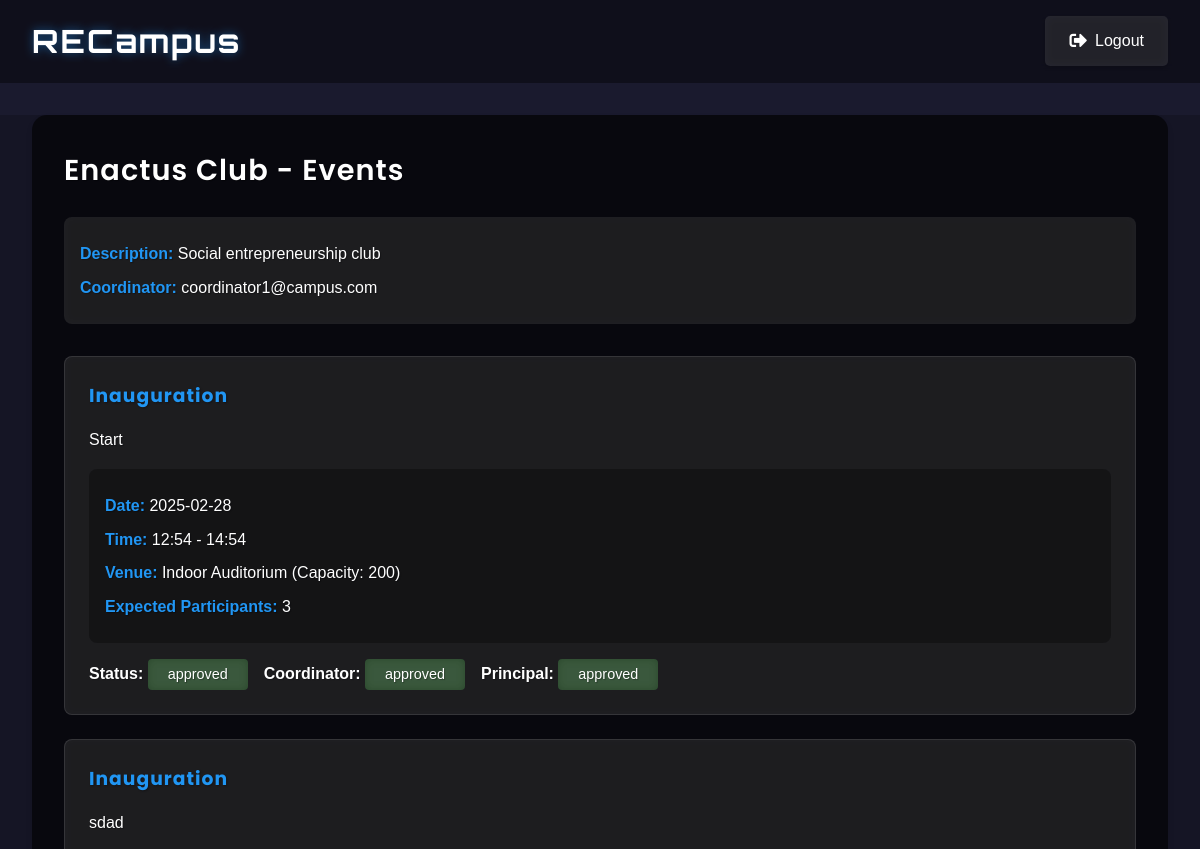
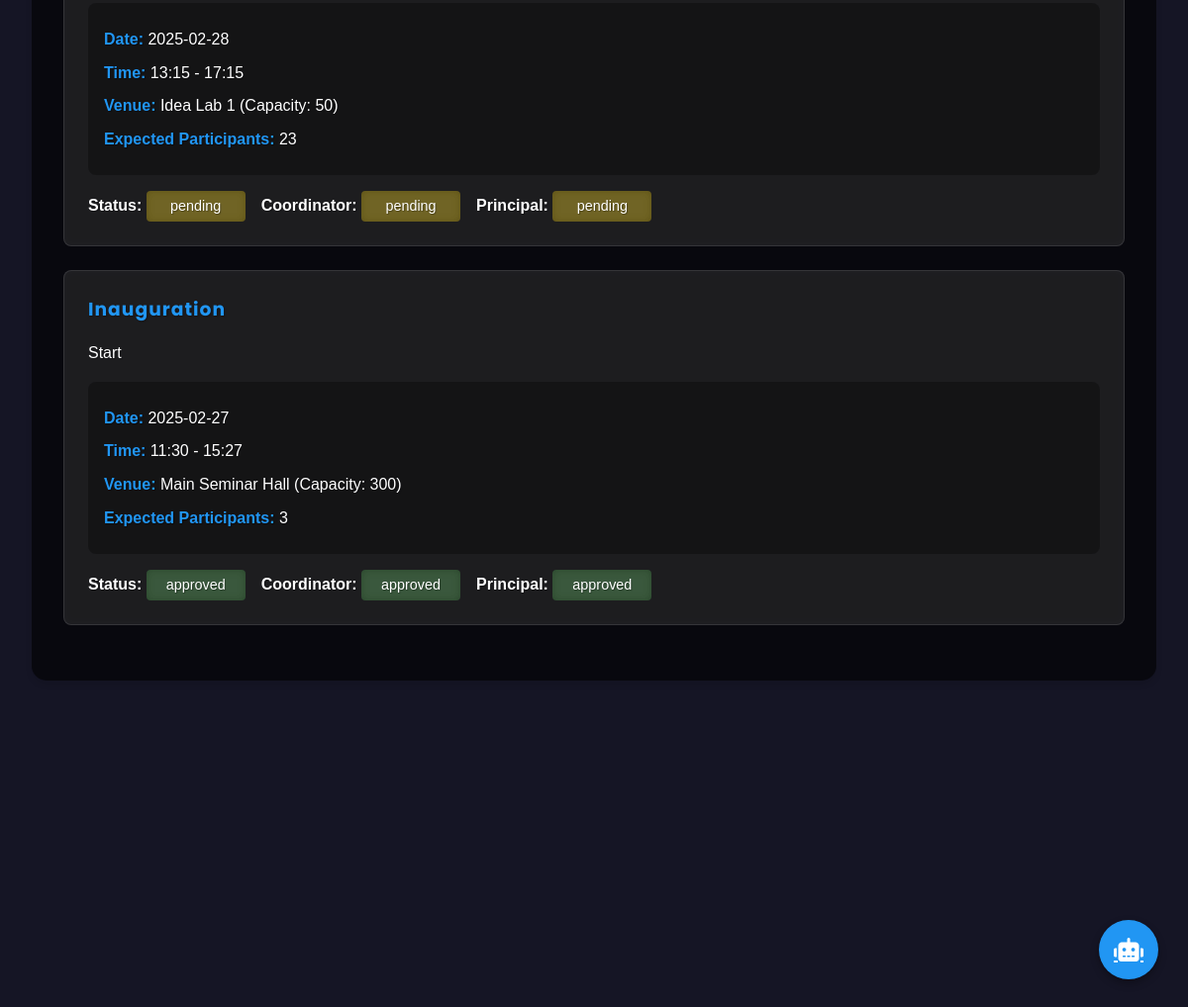
/club/1/events (signed in), run on the app's committed database (2 pictures, top to bottom).
### tables this page shows
CREATE TABLE club (
            id INTEGER PRIMARY KEY AUTOINCREMENT,
            name TEXT UNIQUE NOT NULL,
            description TEXT,
            coordinator_id INTEGER NOT NULL,
            created_at TIMESTAMP DEFAULT CURRENT_TIMESTAMP,
            FOREIGN KEY (coordinator_id) REFERENCES user (id)
        );

CREATE TABLE user (
            id INTEGER PRIMARY KEY AUTOINCREMENT,
            email TEXT UNIQUE NOT NULL,
            password TEXT NOT NULL,
            role TEXT NOT NULL
        );

CREATE TABLE event (
            id INTEGER PRIMARY KEY AUTOINCREMENT,
            club_id INTEGER NOT NULL,
            name TEXT NOT NULL,
            description TEXT,
            expected_participants INTEGER NOT NULL,
            event_date DATE NOT NULL,
            start_time TIME NOT NULL,
            end_time TIME NOT NULL,
            venue_id INTEGER,
            needs_transport BOOLEAN NOT NULL DEFAULT 0,
            transport_details TEXT,
            needs_food BOOLEAN NOT NULL DEFAULT 0,
            food_details TEXT,
            coordinator_approval TEXT DEFAULT 'pending',
            principal_approval TEXT DEFAULT 'pending',
            transport_approval TEXT DEFAULT NULL,
            food_approval TEXT DEFAULT NULL,
            status TEXT DEFAULT 'pending',
            created_at TIMESTAMP DEFAULT CURRENT_TIMESTAMP,
            FOREIGN KEY (club_id) REFERENCES club (id),
            FOREIGN KEY (venue_id) REFERENCES venue (id)
        );

CREATE TABLE venue (
            id INTEGER PRIMARY KEY AUTOINCREMENT,
            name TEXT UNIQUE NOT NULL,
            capacity INTEGER NOT NULL,
            description TEXT
        );

### app.py (the view, shortened to what this page needs)
@app.route('/club/<int:club_id>/events')
def club_events(club_id):
    if 'user_id' not in session:
        flash('Please login first')
        return redirect(url_for('login'))
    db = get_db()
    cursor = db.cursor()
    club = cursor.execute('''
        SELECT
            club.*,
            user.email as coordinator_email
        FROM club
        JOIN user ON user.id = club.coordinator_id
        WHERE club.id = ?
    ''', (club_id,)).fetchone()
    if not club:
        flash('Club not found')
        return redirect(url_for('list_clubs'))
    events = cursor.execute('''
        SELECT
            event.*,
            venue.name as venue_name,
            venue.capacity as venue_capacity
        FROM event
        LEFT JOIN venue ON venue.id = event.venue_id
        WHERE event.club_id = ?
        ORDER BY event.event_date DESC
    ''', (club_id,)).fetchall()
    is_member = False
    member_role = None
    db.close()
    return render_template('club_events.html',
                         club=club,
                         events=events,
                         is_member=is_member,
                         member_role=member_role)

### app.py (called while the page is built)
def get_db():
    db = sqlite3.connect('campus_connect.db')
    db.row_factory = sqlite3.Row
    return db

### templates/club_events.html (shortened to what this page needs)
{% extends "base.html" %}
{% block content %}
<div class="card">
    <h1 class="card-title">{{ club.name }} - Events</h1>
    <div class="club-info">
        <p><strong>Description:</strong> {{ club.description }}</p>
        <p><strong>Coordinator:</strong> {{ club.coordinator_email }}</p>
    </div>
    <div class="events-list">
        {% if events %}
            {% for event in events %}
            <div class="event-card">
                <h3>{{ event.name }}</h3>
                <p class="event-description">{{ event.description }}</p>
                <div class="event-details">
                    <p><strong>Date:</strong> {{ event.event_date }}</p>
                    <p><strong>Time:</strong> {{ event.start_time }} - {{ event.end_time }}</p>
                    <p><strong>Venue:</strong> {{ event.venue_name }} (Capacity: {{ event.venue_capacity }})</p>
                    <p><strong>Expected Participants:</strong> {{ event.expected_participants }}</p>
                </div>
                <div class="event-status">
                    <p><strong>Status:</strong> <span class="status-badge status-{{ event.status }}">{{ event.status }}</span></p>
                    {% if event.coordinator_approval %}
                        <p><strong>Coordinator:</strong> <span class="status-badge status-{{ event.coordinator_approval }}">{{ event.coordinator_approval }}</span></p>
                    {% endif %}
                    {% if event.principal_approval %}
                        <p><strong>Principal:</strong> <span class="status-badge status-{{ event.principal_approval }}">{{ event.principal_approval }}</span></p>
                    {% endif %}
                </div>
            </div>
            {% endfor %}
        {% else %}
            <p>No events found.</p>
        {% endif %}
    </div>
</div>
{% endblock %}

### templates/base.html (shortened to what this page needs)
<!DOCTYPE html>
<html lang="en">
<head>
    <link rel="stylesheet" href="{{ url_for('static', filename='css/style.css') }}">
    <link rel="stylesheet" href="https://cdnjs.cloudflare.com/ajax/libs/font-awesome/5.15.4/css/all.min.css">
</head>
<body>
    <header>
        <div class="logo">
            <a href="{{ url_for('home') }}" class="logo-text">RECampus</a>
        </div>
        {% if 'user_id' in session and request.endpoint not in ['home', 'login', 'printer_login'] %}
        <div class="header-actions">
            <a href="{{ url_for('logout') }}" class="logout-btn">
                <i class="fas fa-sign-out-alt"></i> Logout
            </a>
        </div>
        {% endif %}
    </header>
    <main>
        {% block content %}{% endblock %}
    </main>
    <a href="http://127.0.0.1:5000" target="_blank" class="chatbot-button" title="Chat with RECampus Bot">
        <i class="fas fa-robot"></i>
    </a>
</body>
</html>

### static/css/style.css (style rules this page uses)
:root { --primary-color: #1a73e8; --primary-dark: #1557b0; --primary-light: #e8f0fe; --background-color: #f8f9fa; --text-color: #202124; --border-color: #dadce0; --hover-color: #f1f3f4; --success-color: #34a853; --danger-color: #ea4335; --warning-color: #fbbc04; }
* { margin: 0; padding: 0; box-sizing: border-box; }
body { font-family: 'Segoe UI', Tahoma, Geneva, Verdana, sans-serif; background-color: var(--background-color); color: var(--text-color); line-height: 1.6; min-height: 100vh; }
.card { background-color: white; border-radius: 12px; box-shadow: 0 4px 12px rgba(0,0,0,0.05); padding: 2rem; margin-bottom: 2rem; transition: transform 0.3s ease; }
.card-title { font-size: 1.8rem; color: var(--primary-color); margin-bottom: 1.5rem; font-weight: 600; }
.status-badge { padding: 0.5rem 1rem; border-radius: 20px; font-weight: 500; text-align: center; display: inline-block; min-width: 100px; }
.status-pending { background-color: var(--warning-color); color: white; }
.status-approved { background-color: var(--success-color); color: white; }
.status-pending { background-color: var(--warning-color); }

### templates/club_events.html (style rules this page uses)
.card { background: rgba(0, 0, 0, 0.6); backdrop-filter: blur(10px); border-radius: 15px; padding: 2rem; margin: 2rem; color: white; }
.card-title { color: white; text-shadow: 2px 2px 4px rgba(0, 0, 0, 0.3); }
.club-info { margin: 1rem 0; padding: 1rem; background: rgba(255, 255, 255, 0.1); backdrop-filter: blur(5px); border-radius: 8px; color: white; }
.club-info p { color: white; margin: 0.5rem 0; }
.club-info strong { color: #2196F3; }
.events-list { margin-top: 2rem; }
.event-card { background: rgba(255, 255, 255, 0.1); backdrop-filter: blur(5px); border: 1px solid rgba(255, 255, 255, 0.1); border-radius: 8px; padding: 1.5rem; margin-bottom: 1.5rem; color: white; transition: transform 0.3s ease; }
.event-card h3 { color: #2196F3; text-shadow: 1px 1px 2px rgba(0, 0, 0, 0.3); }
.event-description { color: rgba(255, 255, 255, 0.9); margin: 1rem 0; }
.event-details { background: rgba(0, 0, 0, 0.3); padding: 1rem; border-radius: 8px; margin: 1rem 0; color: white; }
.event-details p { margin: 0.5rem 0; color: white; }
.event-details strong { color: #2196F3; }
.event-status { margin-top: 1rem; display: flex; gap: 1rem; flex-wrap: wrap; }
.status-badge { padding: 0.25rem 0.5rem; border-radius: 4px; font-size: 0.9em; backdrop-filter: blur(5px); }
.status-pending { background-color: rgba(255, 215, 0, 0.3); color: #ffd700; text-shadow: 1px 1px 1px rgba(0, 0, 0, 0.5); }
.status-approved { background-color: rgba(76, 175, 80, 0.3); color: #4CAF50; text-shadow: 1px 1px 1px rgba(0, 0, 0, 0.5); }

### data on the page
club: name "Enactus Club", description "Social entrepreneurship club"
user: coordinator_email "coordinator1@campus.com"
event: name "Inauguration", description "Start", event_date "2025-02-28", start_time "12:54", end_time "14:54", venue_name "Indoor Auditorium", venue_capacity "200", expected_participants "3", status "approved", coordinator_approval "approved", principal_approval "approved"
event: name "Inauguration", description "sdad", event_date "2025-02-28", start_time "13:15", end_time "17:15", venue_name "Idea Lab 1", venue_capacity "50", expected_participants "23", status "pending", coordinator_approval "pending", principal_approval "pending"
event: name "Inauguration", description "Start", event_date "2025-02-27", start_time "11:30", end_time "15:27", venue_name "Main Seminar Hall", venue_capacity "300", expected_participants "3", status "approved", coordinator_approval "approved", principal_approval "approved"
